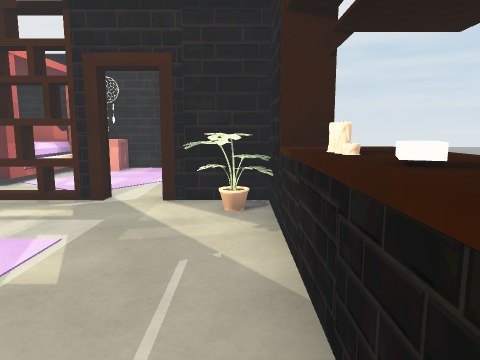
view 1 (above)

12 first-person views from a walk through a Unity game level. The camera is 1.3 m above the floor, tilts 8° down and sees 70° across. The floor is counted in squares, 1 m on a side. Each view is taken from the middle of a square. On the plan, view 1 faces up. The plan holds only what a view shows up to about 15 squares ahead; the rest is blank. The place goes on beyond the plan. The player is left out. Some surface patterns are stand-ins.

view 2
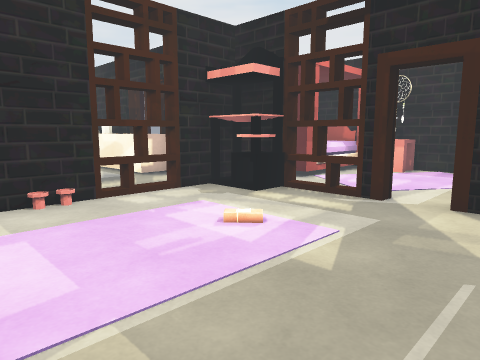

view 3
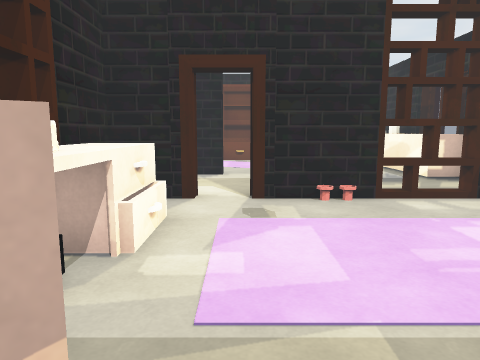

view 4
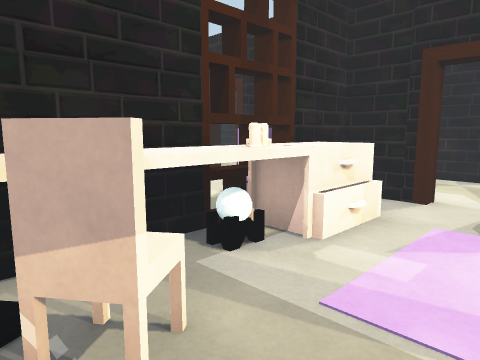

view 5
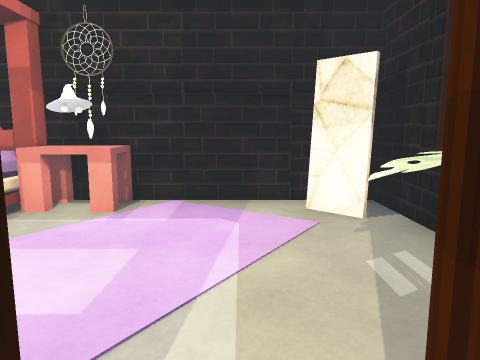

view 6
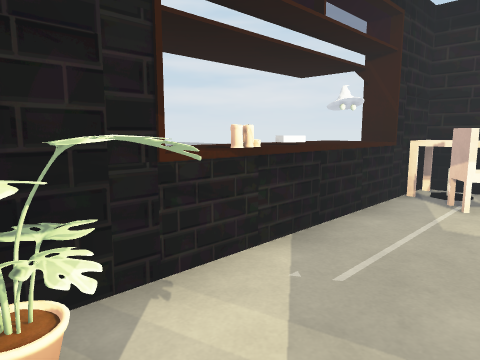

view 7
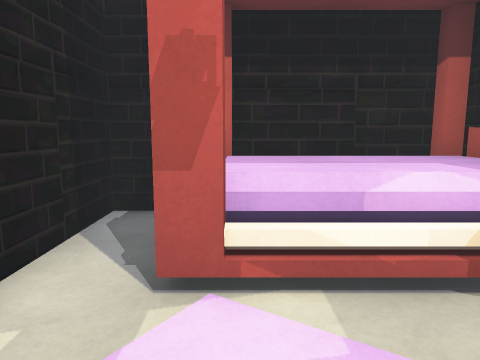

view 8
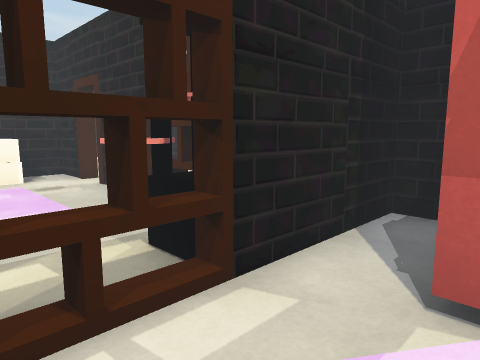

view 9
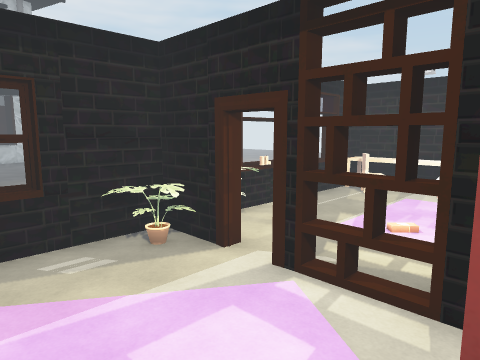

view 10
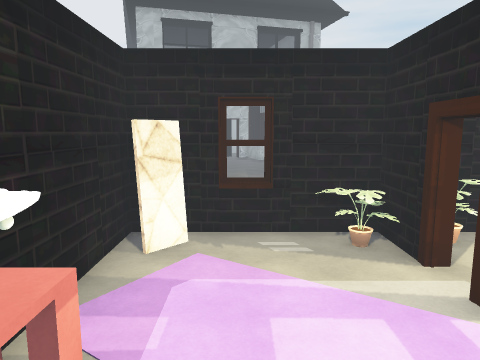

view 11
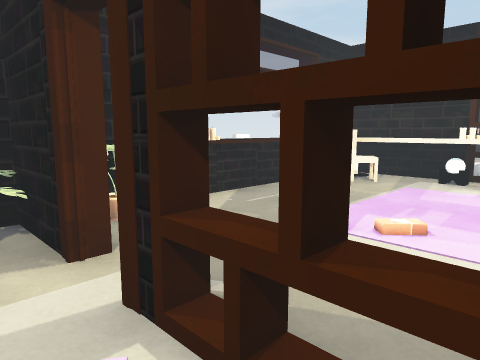

view 12
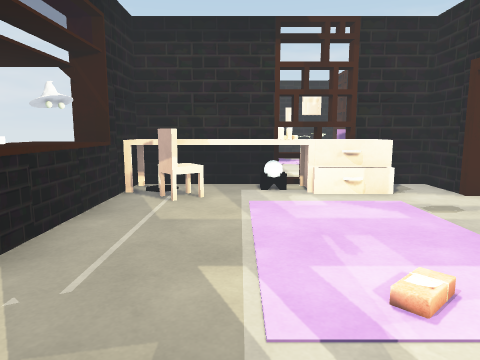

### Floor plan
Key: @ floor where view 1 was taken; # wall or solid block; x gap in a wall; . main floor; : floor 1 m higher than the main floor; / step, stairs or slope; = window, fence, low wall or low ledge; ^ raised ledge; T thing the floor can be seen under or through; O other object.
Columns run from 11 left of view 1 to 2 right of it. Each row starts with its distance up from view 1.
 13    O#########
 12   #  OO#..###
 11   #  /.....##
 10   # :/......=
  9   #  O......#
  8   #..O....OO#
  7 #######=#.###
  6  ^  ##=...OO#
  5 ^^..T......O#
  4   ..T.......^#
  3    .T.......O#
  2     T.......^#
  1     #.......^#
  0 ....x......@=#
 -1 # ..x.=^#^x^##
 -2     #.^^#^^^#
 -3     #########

Where each view was taken, in squares from view 1:
view 1: 0 up, 0 right, facing up
view 2: 0 up, 0 right, facing up-left
view 3: 0 up, 0 right, facing left
view 4: 1 up, 0 right, facing down-left
view 5: 6 up, 2 left, facing up
view 6: 6 up, 2 left, facing down-right
view 7: 9 up, 3 left, facing left
view 8: 9 up, 3 left, facing down-left
view 9: 11 up, 6 left, facing down-right
view 10: 10 up, 7 left, facing right
view 11: 8 up, 5 left, facing down-right
view 12: 6 up, 2 left, facing down
